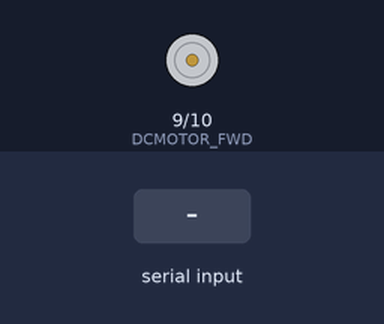
Bench run of a sketch on a simulated Arduino Uno, built with avr-gcc and run on an emulated ATmega328P. Shown: motor-driver pin pairs drawn as motors (green arrow = first pin HIGH = forward, orange = second pin HIGH = backward, longer = more drive). Inputs (shaded band) come from the test bench.

Above: at 1.2 s.
1.3 s: byte 1 (1) received over Serial
At 1.9 s:
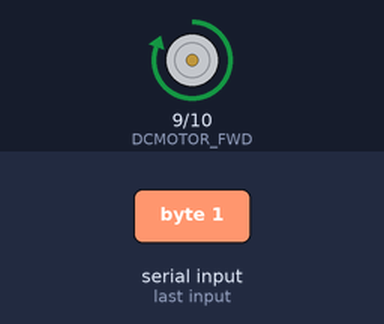
2.8 s: "1" received over Serial
At 4.2 s:
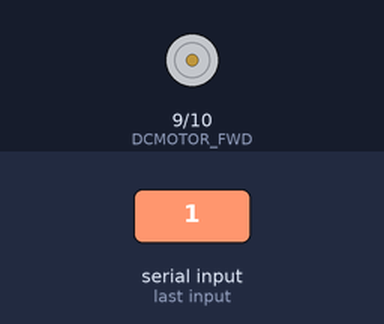
Timing chart, 0 to 5.8 s (numbered marks = the images above; inputs shaded):
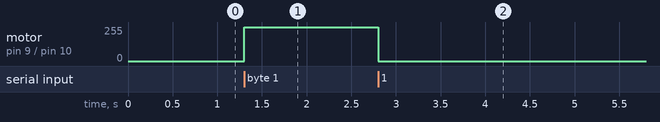

The sketch:

dcmotor.ino
```cpp
// 수신된 정수로 DC 모터 제어
#define DCMOTOR_FWD 9
#define DCMOTOR_BWD 10

void setup() {
  pinMode(DCMOTOR_FWD, OUTPUT);
  pinMode(DCMOTOR_BWD, OUTPUT);
  Serial.begin(9600);
}

void loop() {
  while(Serial.available()){      // 검사
    int value = Serial.read();    // 수신
    if(value == 1) {
      digitalWrite(DCMOTOR_FWD, 1);
      digitalWrite(DCMOTOR_BWD, 0);
    } else {
      digitalWrite(DCMOTOR_FWD, 0);
      digitalWrite(DCMOTOR_BWD, 0);
    }
  }
}
```

Measured:
- after the input at 1.3 s, motor on pin 9 (DCMOTOR_FWD) / pin 10 (DCMOTOR_BWD): stopped → forward 255/255 at once
- after the input at 2.8 s, motor on pin 9 (DCMOTOR_FWD) / pin 10 (DCMOTOR_BWD): forward 255/255 → stopped at once
